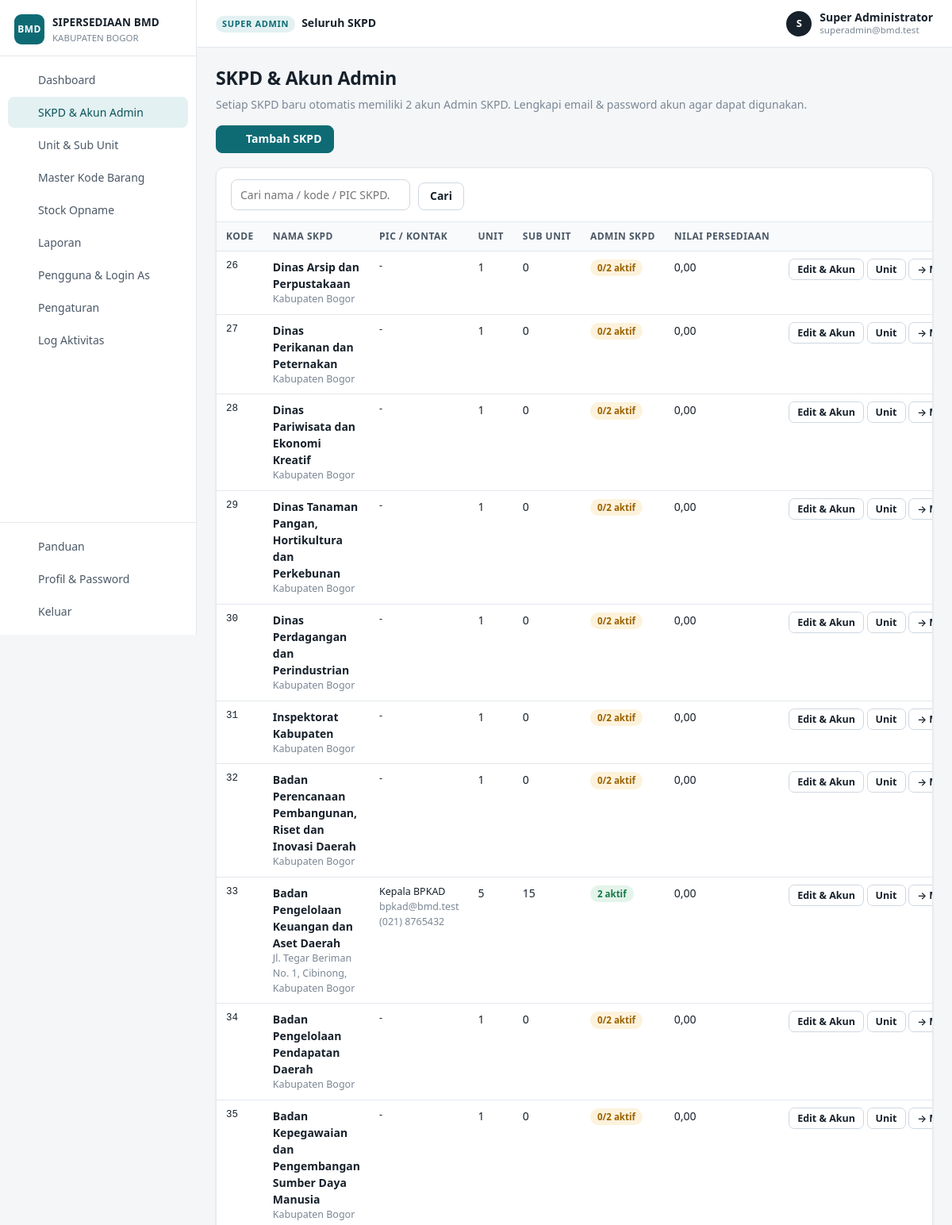
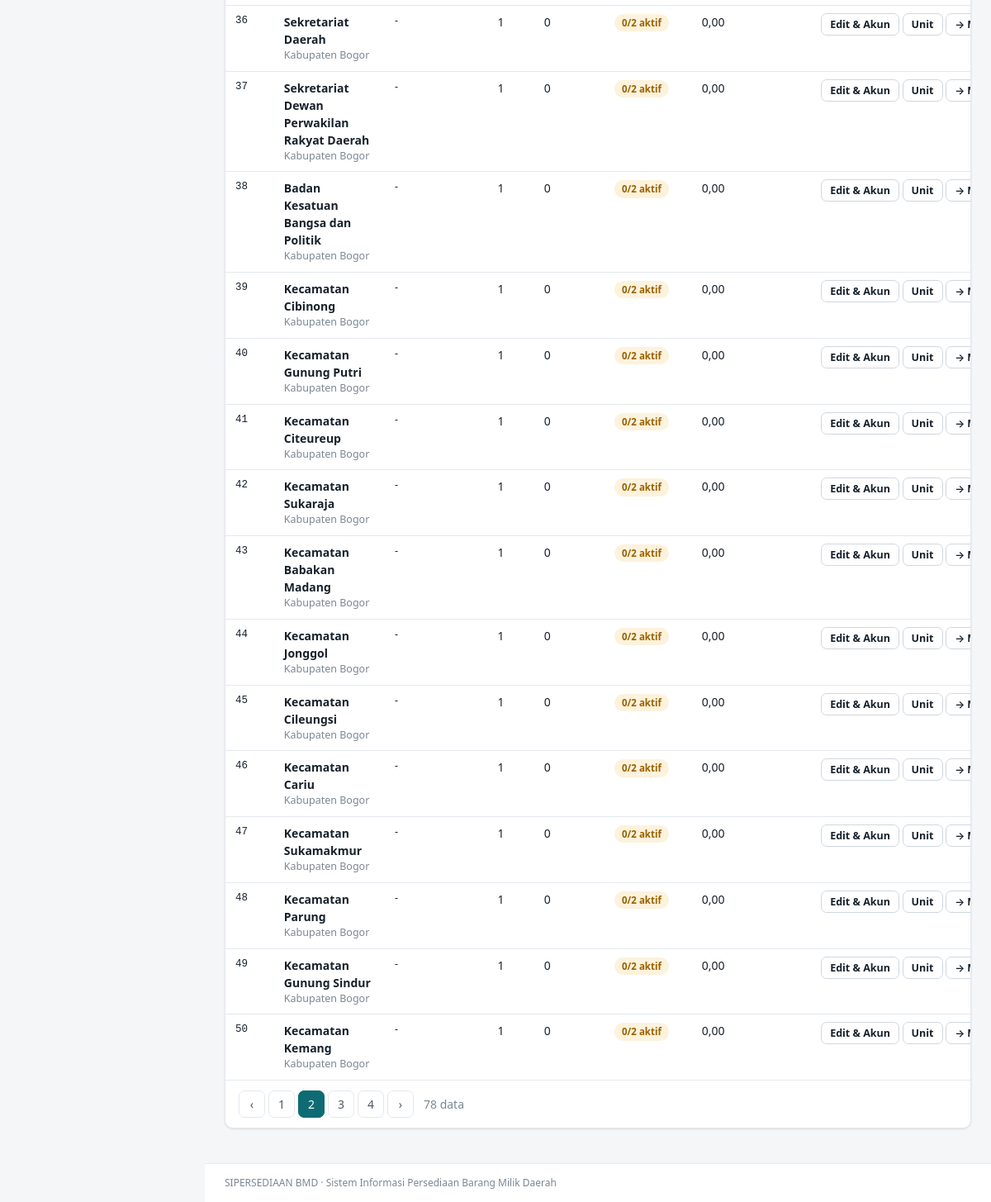
/index.php?page=skpd&hal=2 (signed in), run on the app's committed database (2 pictures, top to bottom).
### tables this page shows
CREATE TABLE users (
  id          INT UNSIGNED NOT NULL AUTO_INCREMENT PRIMARY KEY,
  nama        VARCHAR(150) NOT NULL,
  nip         VARCHAR(30)  NULL,
  email       VARCHAR(150) NULL,
  password    VARCHAR(255) NULL,
  role        ENUM('superadmin','admin_skpd','admin','operator') NOT NULL,
  skpd_id     INT UNSIGNED NULL,
  unit_id     INT UNSIGNED NULL,
  slot        TINYINT UNSIGNED NOT NULL DEFAULT 1,
  is_active   TINYINT(1) NOT NULL DEFAULT 0,
  last_login  DATETIME NULL,
  created_at  DATETIME NOT NULL DEFAULT CURRENT_TIMESTAMP,
  updated_at  DATETIME NULL ON UPDATE CURRENT_TIMESTAMP,
  UNIQUE KEY uk_email (email),
  KEY idx_skpd (skpd_id),
  KEY idx_unit (unit_id),
  CONSTRAINT fk_user_skpd FOREIGN KEY (skpd_id) REFERENCES skpd(id)       ON DELETE CASCADE,
  CONSTRAINT fk_user_unit FOREIGN KEY (unit_id) REFERENCES unit_kerja(id) ON DELETE CASCADE
);

CREATE TABLE skpd (
  id          INT UNSIGNED NOT NULL AUTO_INCREMENT PRIMARY KEY,
  kode        VARCHAR(30)  NULL,
  nama        VARCHAR(200) NOT NULL,
  lokasi      VARCHAR(255) NULL,
  pic         VARCHAR(150) NULL,
  email       VARCHAR(150) NULL,
  telp        VARCHAR(50)  NULL,
  created_at  DATETIME NOT NULL DEFAULT CURRENT_TIMESTAMP,
  updated_at  DATETIME NULL ON UPDATE CURRENT_TIMESTAMP
);

### index.php (called while the page is built, shortened)
<?php
require_login();
$page = isset($_GET['page']) ? preg_replace('/[^a-z_]/', '', $_GET['page']) : 'dashboard';
require __DIR__ . '/pages/' . $page . '.php';

### core/db.php (called while the page is built, shortened)
<?php
function db()
{
    static $conn = null;
    if ($conn === null) {
        try {
            $conn = new mysqli(DB_HOST, DB_USER, DB_PASS, DB_NAME, (int)DB_PORT);
            $conn->set_charset('utf8mb4');
            $conn->query("SET time_zone = '+07:00'");
        } catch (mysqli_sql_exception $e) {
            http_response_code(500);
            echo '<div style="font-family:sans-serif;max-width:640px;margin:60px auto;padding:24px;border:1px solid #f1c0c0;border-radius:8px;background:#fff7f7">'
                . '<h2 style="margin-top:0;color:#b42318">Koneksi database gagal</h2>'
                . '<p>Periksa pengaturan <code>DB_HOST</code>, <code>DB_USER</code>, <code>DB_PASS</code>, <code>DB_NAME</code> pada file <code>config.php</code> '
                . 'dan pastikan database sudah diimpor dari folder <code>database/</code>.</p>'
                . (APP_DEBUG ? '<pre style="white-space:pre-wrap">' . htmlspecialchars($e->getMessage()) . '</pre>' : '')
                . '</div>';
            exit;
        }
    }
    return $conn;
}
function q($sql, array $params = [])
{
    $stmt = db()->prepare($sql);
    if ($params) {
        $types = '';
        $vals = [];
        foreach ($params as $p) {
            if (is_int($p) || is_bool($p)) { $types .= 'i'; $vals[] = (int)$p; }
            elseif (is_float($p)) { $types .= 'd'; $vals[] = $p; }
            elseif ($p === null) { $types .= 's'; $vals[] = null; }
            else { $types .= 's'; $vals[] = (string)$p; }
        }
        $refs = [];
        foreach ($vals as $k => $v) { $refs[$k] = &$vals[$k]; }
        array_unshift($refs, $types);
        call_user_func_array([$stmt, 'bind_param'], $refs);
    }
    $stmt->execute();
    return $stmt;
}
function rows($sql, array $params = [])
{
    $stmt = q($sql, $params);
    $res = $stmt->get_result();
    $out = $res ? $res->fetch_all(MYSQLI_ASSOC) : [];
    return $out;
}
function row($sql, array $params = [])
{
    $r = rows($sql, $params);
    return $r ? $r[0] : null;
}
function val($sql, array $params = [])
{
    $r = row($sql, $params);
    return $r ? reset($r) : null;
}

### pages/skpd.php (the view, shortened to what this page needs)
<?php
$q = trim((string)input('q', ''));
$where = '1=1';
$params = [];
$total = (int)val("SELECT COUNT(*) FROM skpd s WHERE $where", $params);
$pg = paginate($total, 25);
$list = rows("SELECT s.*,
                (SELECT COUNT(*) FROM unit_kerja WHERE skpd_id=s.id AND level='unit') n_unit,
                (SELECT COUNT(*) FROM unit_kerja WHERE skpd_id=s.id AND level='subunit') n_sub,
                (SELECT COUNT(*) FROM users WHERE skpd_id=s.id AND role='admin_skpd' AND is_active=1 AND email IS NOT NULL) n_aktif,
                (SELECT COALESCE(SUM(b.nilai),0) FROM barang b JOIN unit_kerja uk ON uk.id=b.unit_id WHERE uk.skpd_id=s.id) nilai
              FROM skpd s WHERE $where ORDER BY (s.kode IS NULL), s.kode+0, s.kode, s.nama LIMIT {$pg['limit']} OFFSET {$pg['offset']}", $params);
include BASE_PATH . '/views/header.php';
?>
<div class="page-head">
  <div>
    <h1>SKPD &amp; Akun Admin</h1>
    <p>Setiap SKPD baru otomatis memiliki 2 akun Admin SKPD. Lengkapi email &amp; password akun agar dapat digunakan.</p>
  </div>
  <div class="actions"><a class="btn" href="<?= e(url('skpd_form')) ?>"><?= icon('plus') ?> Tambah SKPD</a></div>
</div>
<div class="card">
  <div class="card-head">
    <form class="filters" method="get">
      <div class="field grow"><input type="search" name="q" value="<?= e($q) ?>" placeholder="Cari nama / kode / PIC SKPD…"></div>
      <button class="btn btn-light" type="submit">Cari</button>
    </form>
  </div>
  <div class="card-body tight table-wrap">
    <table class="tbl">
      <thead><tr><th>Kode</th><th>Nama SKPD</th><th>PIC / Kontak</th><th class="num">Unit</th><th class="num">Sub Unit</th><th>Admin SKPD</th><th class="num">Nilai Persediaan</th><th></th></tr></thead>
      <tbody>
      <?php foreach ($list as $s): ?>
        <tr>
          <td class="mono"><?= e($s['kode'] ?: '-') ?></td>
          <td><b><?= e($s['nama']) ?></b><?php if ($s['lokasi']): ?><div class="small muted"><?= e($s['lokasi']) ?></div><?php endif; ?></td>
          <td class="small"><?= e($s['pic'] ?: '-') ?><?php if ($s['email'] || $s['telp']): ?><div class="muted"><?= e(trim($s['email'] . ' ' . $s['telp'])) ?></div><?php endif; ?></td>
          <td class="num"><?= (int)$s['n_unit'] ?></td>
          <td class="num"><?= (int)$s['n_sub'] ?></td>
          <td><?= (int)$s['n_aktif'] === 2 ? '<span class="badge badge-green">2 aktif</span>' : '<span class="badge badge-amber">' . (int)$s['n_aktif'] . '/2 aktif</span>' ?></td>
          <td class="num"><?= rupiah($s['nilai']) ?></td>
          <td class="act">
            <a class="btn btn-light btn-sm" href="<?= e(url('skpd_form', ['id' => $s['id']])) ?>">Edit &amp; Akun</a>
            <a class="btn btn-light btn-sm" href="<?= e(url('unit', ['skpd' => $s['id']])) ?>">Unit</a>
            <?= login_as_btn((int)val("SELECT id FROM users WHERE skpd_id=? AND role='admin_skpd' ORDER BY slot, id LIMIT 1", [(int)$s['id']]), 'Masuk') ?>
          </td>
        </tr>
      <?php endforeach; ?>
      </tbody>
    </table>
  </div>
  <?= pager_html($pg) ?>
</div>
<?php include BASE_PATH . '/views/footer.php'; ?>

### views/header.php (shortened to what this page needs)
<?php
$u = user();
$curPage = $_GET['page'] ?? 'dashboard';
function icon($n)
{
    return '<svg class="ic" viewBox="0 0 24 24" fill="none" stroke="currentColor" stroke-width="1.8" stroke-linecap="round" stroke-linejoin="round" aria-hidden="true">' . ($p[$n] ?? '') . '</svg>';
}
$menu = [];
$menu[] = ['dashboard', 'Dashboard', 'home'];
if ($u['role'] === 'superadmin') {
    $menu[] = ['skpd', 'SKPD & Akun Admin', 'building'];
    $menu[] = ['unit', 'Unit & Sub Unit', 'tree'];
    $menu[] = ['kode', 'Master Kode Barang', 'code'];
    $menu[] = ['stock_opname', 'Stock Opname', 'lock'];
    $menu[] = ['laporan', 'Laporan', 'report'];
    $menu[] = ['pengguna', 'Pengguna & Login As', 'users'];
    $menu[] = ['pengaturan', 'Pengaturan', 'gear'];
    $menu[] = ['log', 'Log Aktivitas', 'list'];
} elseif ($u['role'] === 'admin_skpd') {
    $menu[] = ['unit', 'Unit & Sub Unit', 'tree'];
    $menu[] = ['stock_opname', 'Stock Opname', 'lock'];
    $menu[] = ['laporan', 'Laporan', 'report'];
}
$activeMap = ['rincian' => 'dashboard', 'skpd_form' => 'skpd', 'unit_form' => 'unit', 'akun' => ($u['role'] === 'superadmin' ? 'skpd' : 'unit'), 'kartu' => 'stok', 'transaksi_detail' => 'transaksi', 'kode_import' => 'kode'];
$active = $activeMap[$curPage] ?? $curPage;
$scopeLabel = $u['role'] === 'superadmin' ? 'Seluruh SKPD' : ($u['role'] === 'admin_skpd' ? $u['skpd_nama'] : $u['unit_nama']);
?><!doctype html>
<html lang="id">
<head>
<link rel="stylesheet" href="assets/app.css?v=4">
</head>
<body>
<div class="layout">
  <aside class="sidebar" id="sidebar">
    <div class="brand">
      <div class="brand-mark">BMD</div>
      <div>
        <div class="brand-name"><?= e(APP_NAME) ?></div>
        <div class="brand-sub"><?= e(setting('nama_pemda', 'Pemerintah Daerah')) ?></div>
      </div>
    </div>
    <nav class="nav">
      <?php foreach ($menu as $m): ?>
        <a href="<?= e(url($m[0])) ?>" class="<?= $active === $m[0] ? 'active' : '' ?>">
          <?= icon($m[2]) ?><span><?= e($m[1]) ?></span>
        </a>
      <?php endforeach; ?>
    </nav>
    <div class="nav nav-bottom">
      <a href="<?= e(url('panduan')) ?>" class="<?= $active === 'panduan' ? 'active' : '' ?>"><?= icon('help') ?><span>Panduan</span></a>
      <a href="<?= e(url('profil')) ?>" class="<?= $active === 'profil' ? 'active' : '' ?>"><?= icon('user') ?><span>Profil &amp; Password</span></a>
      <a href="logout.php"><?= icon('logout') ?><span>Keluar</span></a>
    </div>
  </aside>
  <div class="main">
    <header class="topbar">
      <div class="scope">
        <span class="scope-label"><?= e(role_label($u['role'], $u['unit_level'])) ?></span>
        <span class="scope-name"><?= e($scopeLabel) ?></span>
      </div>
      <div class="who">
        <div class="avatar"><?= e(mb_strtoupper(mb_substr($u['nama'], 0, 1))) ?></div>
        <div class="who-text"><b><?= e($u['nama']) ?></b><small><?= e($u['email']) ?></small></div>
      </div>
    </header>
    <main class="content">

### core/auth.php (shortened to what this page needs)
<?php
function user()
{
    static $u = false;
    if ($u !== false) return $u;
    $u = null;
    if (!empty($_SESSION['uid'])) {
        $u = row('SELECT u.*, uk.level AS unit_level, uk.nama AS unit_nama, uk.parent_id AS unit_parent_id,
                         COALESCE(s1.nama, s2.nama) AS skpd_nama, COALESCE(u.skpd_id, uk.skpd_id) AS skpd_ref
                  FROM users u
                  LEFT JOIN unit_kerja uk ON uk.id = u.unit_id
                  LEFT JOIN skpd s1 ON s1.id = u.skpd_id
                  LEFT JOIN skpd s2 ON s2.id = uk.skpd_id
                  WHERE u.id = ? AND (u.is_active = 1 OR ?)', [(int)$_SESSION['uid'], impersonator_id() ? 1 : 0]);
        if ($u) {
            $u['id'] = (int)$u['id'];
            $u['unit_id'] = $u['unit_id'] ? (int)$u['unit_id'] : null;
            $u['skpd_id'] = $u['skpd_ref'] ? (int)$u['skpd_ref'] : null;
        } else {
            unset($_SESSION['uid']);
        }
    }
    return $u;
}
function require_login()
{
    if (!user()) {
        if (is_ajax()) json_out(['ok' => false, 'msg' => 'Sesi berakhir, silakan login kembali.'], 401);
        redirect('login.php');
    }
}
function has_role(...$roles)
{
    $u = user();
    return $u && in_array($u['role'], $roles, true);
}
function impersonator_id()
{
    return (int)($_SESSION['impersonator'] ?? 0);
}
function real_user()
{
    static $r = false;
    if ($r === false) {
        $rid = impersonator_id() ?: (int)($_SESSION['uid'] ?? 0);
        $r = $rid ? row('SELECT id, nama, email, role, skpd_id, is_active FROM users WHERE id=?', [$rid]) : null;
    }
    return $r;
}
function can_login_as(array $target)
{
    $r = real_user();
    if ($r['role'] === 'superadmin') return true;
    return false;
}
function login_as_btn($userId, $label = 'Masuk sebagai', $cls = 'btn btn-light btn-sm')
{
    $r = real_user();
    $t = row('SELECT id, role, unit_id FROM users WHERE id=?', [(int)$userId]);
    return '<form method="post" action="login_as.php" class="inline-form">' . csrf_field()
        . '<input type="hidden" name="aksi" value="masuk"><input type="hidden" name="id" value="' . (int)$userId . '">'
        . '<input type="hidden" name="back" value="' . e('index.php?' . ($_SERVER['QUERY_STRING'] ?? '')) . '">'
        . '<button class="' . e($cls) . '" type="submit" title="Login As: masuk ke aplikasi sebagai akun ini">&#8594; ' . e($label) . '</button></form>';
}

### data on the page
users: role "Seluruh SKPD", nama "S", nama "Super Administrator", email "superadmin@bmd.test"
skpd: kode "26", nama "Dinas Arsip dan Perpustakaan", lokasi "Kabupaten Bogor", pic "-", n_unit "1", n_sub "0", n_aktif "0", nilai "0,00"
skpd: kode "27", nama "Dinas Perikanan dan Peternakan", lokasi "Kabupaten Bogor", pic "-", n_unit "1", n_sub "0", n_aktif "0", nilai "0,00"
skpd: kode "28", nama "Dinas Pariwisata dan Ekonomi Kreatif", lokasi "Kabupaten Bogor", pic "-", n_unit "1", n_sub "0", n_aktif "0", nilai "0,00"
skpd: kode "29", nama "Dinas Tanaman Pangan, Hortikultura dan Perkebunan", lokasi "Kabupaten Bogor", pic "-", n_unit "1", n_sub "0", n_aktif "0", nilai "0,00"
skpd: kode "30", nama "Dinas Perdagangan dan Perindustrian", lokasi "Kabupaten Bogor", pic "-", n_unit "1", n_sub "0", n_aktif "0", nilai "0,00"
skpd: kode "31", nama "Inspektorat Kabupaten", lokasi "Kabupaten Bogor", pic "-", n_unit "1", n_sub "0", n_aktif "0", nilai "0,00"
skpd: kode "32", nama "Badan Perencanaan Pembangunan, Riset dan Inovasi Daerah", lokasi "Kabupaten Bogor", pic "-", n_unit "1", n_sub "0", n_aktif "0", nilai "0,00"
skpd: kode "33", nama "Badan Pengelolaan Keuangan dan Aset Daerah", lokasi "Jl. Tegar Beriman No. 1, Cibinong, Kabupaten Bogor", pic "Kepala BPKAD", email+telp "bpkad@bmd.test (021) 8765432", n_unit "5", n_sub "15", shows "2 aktif", nilai "0,00"
skpd: kode "34", nama "Badan Pengelolaan Pendapatan Daerah", lokasi "Kabupaten Bogor", pic "-", n_unit "1", n_sub "0", n_aktif "0", nilai "0,00"
skpd: kode "35", nama "Badan Kepegawaian dan Pengembangan Sumber Daya Manusia", lokasi "Kabupaten Bogor", pic "-", n_unit "1", n_sub "0", n_aktif "0", nilai "0,00"
skpd: kode "36", nama "Sekretariat Daerah", lokasi "Kabupaten Bogor", pic "-", n_unit "1", n_sub "0", n_aktif "0", nilai "0,00"
skpd: kode "37", nama "Sekretariat Dewan Perwakilan Rakyat Daerah", lokasi "Kabupaten Bogor", pic "-", n_unit "1", n_sub "0", n_aktif "0", nilai "0,00"
skpd: kode "38", nama "Badan Kesatuan Bangsa dan Politik", lokasi "Kabupaten Bogor", pic "-", n_unit "1", n_sub "0", n_aktif "0", nilai "0,00"
skpd: kode "39", nama "Kecamatan Cibinong", lokasi "Kabupaten Bogor", pic "-", n_unit "1", n_sub "0", n_aktif "0", nilai "0,00"
skpd: kode "40", nama "Kecamatan Gunung Putri", lokasi "Kabupaten Bogor", pic "-", n_unit "1", n_sub "0", n_aktif "0", nilai "0,00"
skpd: kode "41", nama "Kecamatan Citeureup", lokasi "Kabupaten Bogor", pic "-", n_unit "1", n_sub "0", n_aktif "0", nilai "0,00"
skpd: kode "42", nama "Kecamatan Sukaraja", lokasi "Kabupaten Bogor", pic "-", n_unit "1", n_sub "0", n_aktif "0", nilai "0,00"
skpd: kode "43", nama "Kecamatan Babakan Madang", lokasi "Kabupaten Bogor", pic "-", n_unit "1", n_sub "0", n_aktif "0", nilai "0,00"
skpd: kode "44", nama "Kecamatan Jonggol", lokasi "Kabupaten Bogor", pic "-", n_unit "1", n_sub "0", n_aktif "0", nilai "0,00"
skpd: kode "45", nama "Kecamatan Cileungsi", lokasi "Kabupaten Bogor", pic "-", n_unit "1", n_sub "0", n_aktif "0", nilai "0,00"
skpd: kode "46", nama "Kecamatan Cariu", lokasi "Kabupaten Bogor", pic "-", n_unit "1", n_sub "0", n_aktif "0", nilai "0,00"
skpd: kode "47", nama "Kecamatan Sukamakmur", lokasi "Kabupaten Bogor", pic "-", n_unit "1", n_sub "0", n_aktif "0", nilai "0,00"
skpd: kode "48", nama "Kecamatan Parung", lokasi "Kabupaten Bogor", pic "-", n_unit "1", n_sub "0", n_aktif "0", nilai "0,00"
skpd: kode "49", nama "Kecamatan Gunung Sindur", lokasi "Kabupaten Bogor", pic "-", n_unit "1", n_sub "0", n_aktif "0", nilai "0,00"
skpd: kode "50", nama "Kecamatan Kemang", lokasi "Kabupaten Bogor", pic "-", n_unit "1", n_sub "0", n_aktif "0", nilai "0,00"

### other printed values
APP_NAME "SIPERSEDIAAN BMD"
setting('nama_pemda', 'Pemerintah Daerah') "KABUPATEN BOGOR"
$m[1] "Dashboard"
$m[1] "SKPD & Akun Admin"
$m[1] "Unit & Sub Unit"
$m[1] "Master Kode Barang"
$m[1] "Stock Opname"
$m[1] "Laporan"
$m[1] "Pengguna & Login As"
$m[1] "Pengaturan"
$m[1] "Log Aktivitas"
role_label($u['role'], $u['unit_level']) "SUPER ADMIN"
angka($p['total']) "78"
APP_DESC "Sistem Informasi Persediaan Barang Milik Daerah"
